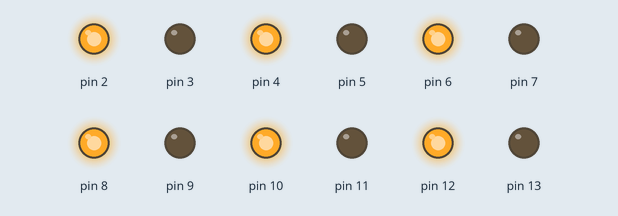
Recording of a sketch running on a simulated Arduino Uno, built with avr-gcc and run on an emulated ATmega328P. Shown: output pins drawn as LEDs (lit = HIGH).

Above: at 0.22 s.
At 4.4 s:
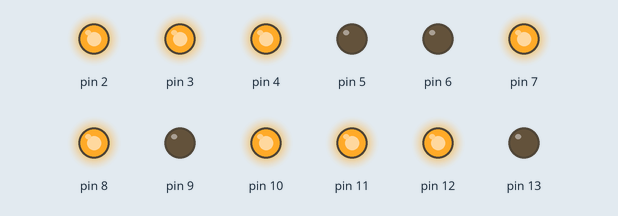
At 9.4 s:
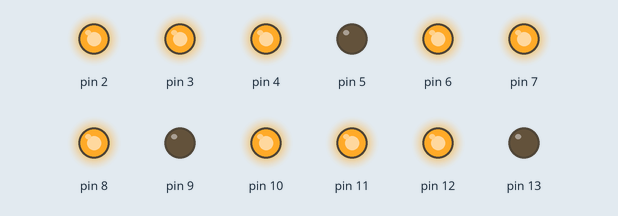
At 18.4 s:
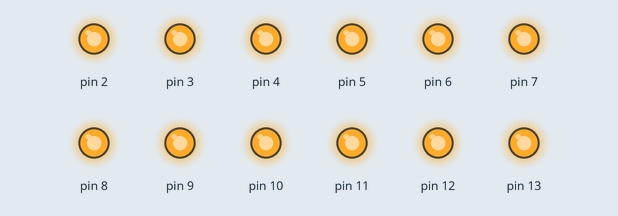
At 29.0 s:
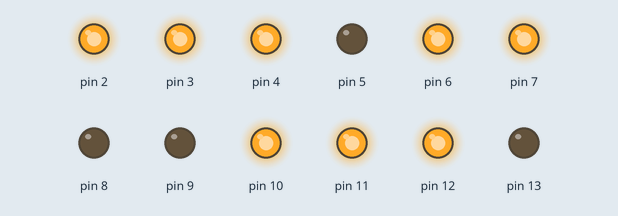
At 39.0 s:
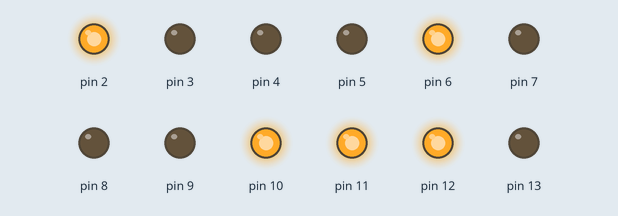
Timing chart, 0 to 40.0 s (numbered marks = the images above):
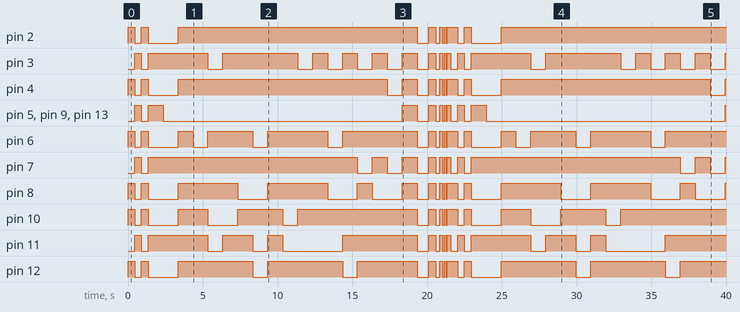

Measured:
- by itself, pin 2: LOW → HIGH at 0.00 s, → LOW 0.45 s later, → HIGH 0.45 s later, → LOW 0.45 s later, … (17 changes in this stretch)
- by itself, pin 3: LOW → HIGH at 0.45 s, → LOW 0.45 s later, → HIGH 0.45 s later, → LOW 4.0 s later, … (35 changes in this stretch)
- by itself, pin 4: LOW → HIGH at 0.00 s, → LOW 0.45 s later, → HIGH 0.45 s later, → LOW 0.45 s later, … (21 changes in this stretch)
- by itself, pin 5, pin 9, pin 13: LOW → HIGH at 0.45 s, → LOW 0.45 s later, → HIGH 0.45 s later, → LOW 1.0 s later, … (19 changes in this stretch)
- by itself, pin 6: LOW → HIGH at 0.00 s, → LOW 0.45 s later, → HIGH 0.45 s later, → LOW 0.45 s later, … (29 changes in this stretch)
- by itself, pin 7: LOW → HIGH at 0.45 s, → LOW 0.45 s later, → HIGH 0.45 s later, → LOW 14.0 s later, … (23 changes in this stretch)
- by itself, pin 8: LOW → HIGH at 0.00 s, → LOW 0.45 s later, → HIGH 0.45 s later, → LOW 0.45 s later, … (29 changes in this stretch)
- by itself, pin 10: LOW → HIGH at 0.00 s, → LOW 0.45 s later, → HIGH 0.45 s later, → LOW 0.45 s later, … (25 changes in this stretch)

The sketch:

Quadrado_4x4_de_leds.ino
```cpp
// Quadrado 4x4 de leds

void setup()
{
  pinMode(2, OUTPUT);
  pinMode(3, OUTPUT);
  pinMode(4, OUTPUT);
  pinMode(5, OUTPUT);
  pinMode(6, OUTPUT);
  pinMode(7, OUTPUT);
  pinMode(8, OUTPUT);
  pinMode(9, OUTPUT);
  pinMode(10, OUTPUT);
  pinMode(11, OUTPUT);
  pinMode(12, OUTPUT);
  pinMode(13, OUTPUT);
}

void loop()
{
  // led sim/nao
  digitalWrite(2, HIGH);
  digitalWrite(3, LOW);
  digitalWrite(4, HIGH);
  digitalWrite(5, LOW);
  digitalWrite(6, HIGH);
  digitalWrite(7, LOW);
  digitalWrite(8, HIGH);
  digitalWrite(9, LOW);
  digitalWrite(10, HIGH);
  digitalWrite(11, LOW);
  digitalWrite(12, HIGH);
  digitalWrite(13, LOW);
  delay(450); // Wait for 450 millisecond(s)
  digitalWrite(2, LOW);
  digitalWrite(3, HIGH);
  digitalWrite(4, LOW);
  digitalWrite(5, HIGH);
  digitalWrite(6, LOW);
  digitalWrite(7, HIGH);
  digitalWrite(8, LOW);
  digitalWrite(9, HIGH);
  digitalWrite(10, LOW);
  digitalWrite(11, HIGH);
  digitalWrite(12, LOW);
  digitalWrite(13, HIGH);
  delay(450); // Wait for 450 millisecond(s)
  digitalWrite(2, HIGH);
  digitalWrite(3, LOW);
  digitalWrite(4, HIGH);
  digitalWrite(5, LOW);
  digitalWrite(6, HIGH);
  digitalWrite(7, LOW);
  digitalWrite(8, HIGH);
  digitalWrite(9, LOW);
  digitalWrite(10, HIGH);
  digitalWrite(11, LOW);
  digitalWrite(12, HIGH);
  digitalWrite(13, LOW);
  delay(450); // Wait for 450 millisecond(s)
  digitalWrite(2, LOW);
  digitalWrite(3, HIGH);
  digitalWrite(4, LOW);
  digitalWrite(5, HIGH);
  digitalWrite(6, LOW);
  digitalWrite(7, HIGH);
  digitalWrite(8, LOW);
  digitalWrite(9, HIGH);
  digitalWrite(10, LOW);
  digitalWrite(11, HIGH);
  digitalWrite(12, LOW);
  digitalWrite(13, HIGH);
  delay(1000); // Wait for 1000 millisecond(s)
  // codicos de numeros
  digitalWrite(2, LOW);
  digitalWrite(3, HIGH);
  digitalWrite(4, LOW);
  digitalWrite(5, LOW);
  digitalWrite(6, LOW);
  digitalWrite(7, HIGH);
  digitalWrite(8, LOW);
  digitalWrite(9, LOW);
  digitalWrite(10, LOW);
  digitalWrite(11, HIGH);
  digitalWrite(12, LOW);
  digitalWrite(13, LOW);
  delay(1000); // Wait for 1000 millisecond(s)
  digitalWrite(2, HIGH);
  digitalWrite(3, HIGH);
  digitalWrite(4, HIGH);
  digitalWrite(5, LOW);
  digitalWrite(6, HIGH);
  digitalWrite(7, HIGH);
  digitalWrite(8, HIGH);
  digitalWrite(9, LOW);
  digitalWrite(10, HIGH);
  digitalWrite(11, HIGH);
  digitalWrite(12, HIGH);
  digitalWrite(13, LOW);
  delay(1000); // Wait for 1000 millisecond(s)
  digitalWrite(2, HIGH);
  digitalWrite(3, HIGH);
  digitalWrite(4, HIGH);
  digitalWrite(5, LOW);
  digitalWrite(6, LOW);
  digitalWrite(7, HIGH);
  digitalWrite(8, HIGH);
  digitalWrite(9, LOW);
  digitalWrite(10, HIGH);
  digitalWrite(11, HIGH);
  digitalWrite(12, HIGH);
  digitalWrite(13, LOW);
  delay(1000); // Wait for 1000 millisecond(s)
  digitalWrite(2, HIGH);
  digitalWrite(3, LOW);
  digitalWrite(4, HIGH);
  digitalWrite(5, LOW);
  digitalWrite(6, HIGH);
  digitalWrite(7, HIGH);
  digitalWrite(8, HIGH);
  digitalWrite(9, LOW);
  digitalWrite(10, LOW);
  digitalWrite(11, LOW);
  digitalWrite(12, HIGH);
  digitalWrite(13, LOW);
  delay(1000); // Wait for 1000 millisecond(s)
  digitalWrite(2, HIGH);
  digitalWrite(3, HIGH);
  digitalWrite(4, HIGH);
  digitalWrite(5, LOW);
  digitalWrite(6, HIGH);
  digitalWrite(7, HIGH);
  digitalWrite(8, HIGH);
  digitalWrite(9, LOW);
  digitalWrite(10, LOW);
  digitalWrite(11, HIGH);
  digitalWrite(12, HIGH);
  digitalWrite(13, LOW);
  delay(1000); // Wait for 1000 millisecond(s)
  digitalWrite(2, HIGH);
  digitalWrite(3, HIGH);
  digitalWrite(4, HIGH);
  digitalWrite(5, LOW);
  digitalWrite(6, HIGH);
  digitalWrite(7, HIGH);
  digitalWrite(8, LOW);
  digitalWrite(9, LOW);
  digitalWrite(10, HIGH);
  digitalWrite(11, HIGH);
  digitalWrite(12, HIGH);
  digitalWrite(13, LOW);
  delay(1000); // Wait for 1000 millisecond(s)
  digitalWrite(2, HIGH);
  digitalWrite(3, HIGH);
  digitalWrite(4, HIGH);
  digitalWrite(5, LOW);
  digitalWrite(6, LOW);
  digitalWrite(7, HIGH);
  digitalWrite(8, LOW);
  digitalWrite(9, LOW);
  digitalWrite(10, HIGH);
  digitalWrite(11, LOW);
  digitalWrite(12, LOW);
  digitalWrite(13, LOW);
  delay(1000); // Wait for 1000 millisecond(s)
  digitalWrite(2, HIGH);
  digitalWrite(3, HIGH);
  digitalWrite(4, HIGH);
  digitalWrite(5, LOW);
  digitalWrite(6, HIGH);
  digitalWrite(7, HIGH);
  digitalWrite(8, HIGH);
  digitalWrite(9, LOW);
  digitalWrite(10, HIGH);
  digitalWrite(11, HIGH);
  digitalWrite(12, HIGH);
  digitalWrite(13, LOW);
  delay(1000); // Wait for 1000 millisecond(s)
  digitalWrite(2, HIGH);
  digitalWrite(3, HIGH);
  digitalWrite(4, HIGH);
  digitalWrite(5, LOW);
  digitalWrite(6, HIGH);
  digitalWrite(7, HIGH);
  digitalWrite(8, HIGH);
  digitalWrite(9, LOW);
  digitalWrite(10, LOW);
  digitalWrite(11, LOW);
  digitalWrite(12, HIGH);
  digitalWrite(13, LOW);
  delay(1000); // Wait for 1000 millisecond(s)
  // meu nome(maxsuel)
  digitalWrite(2, HIGH);
  digitalWrite(3, LOW);
  digitalWrite(4, HIGH);
  digitalWrite(5, LOW);
  digitalWrite(6, HIGH);
  digitalWrite(7, HIGH);
  digitalWrite(8, HIGH);
  digitalWrite(9, LOW);
  digitalWrite(10, HIGH);
  digitalWrite(11, LOW);
  digitalWrite(12, HIGH);
  digitalWrite(13, LOW);
  delay(1000); // Wait for 1000 millisecond(s)
  digitalWrite(2, HIGH);
  digitalWrite(3, HIGH);
  digitalWrite(4, HIGH);
  digitalWrite(5, LOW);
  digitalWrite(6, HIGH);
  digitalWrite(7, HIGH);
  digitalWrite(8, HIGH);
  digitalWrite(9, LOW);
  digitalWrite(10, HIGH);
  digitalWrite(11, LOW);
  digitalWrite(12, HIGH);
  digitalWrite(13, LOW);
  delay(1000); // Wait for 1000 millisecond(s)
  digitalWrite(2, HIGH);
  digitalWrite(3, LOW);
  digitalWrite(4, HIGH);
  digitalWrite(5, LOW);
  digitalWrite(6, LOW);
  digitalWrite(7, HIGH);
  digitalWrite(8, LOW);
  digitalWrite(9, LOW);
  digitalWrite(10, HIGH);
  digitalWrite(11, LOW);
  digitalWrite(12, HIGH);
  digitalWrite(13, LOW);
  delay(1000); // Wait for 1000 millisecond(s)
  digitalWrite(2, HIGH);
  digitalWrite(3, HIGH);
  digitalWrite(4, HIGH);
  digitalWrite(5, LOW);
  digitalWrite(6, HIGH);
  digitalWrite(7, HIGH);
  digitalWrite(8, LOW);
  digitalWrite(9, LOW);
  digitalWrite(10, HIGH);
  digitalWrite(11, HIGH);
  digitalWrite(12, LOW);
  digitalWrite(13, LOW);
  delay(1000); // Wait for 1000 millisecond(s)
  digitalWrite(2, HIGH);
  digitalWrite(3, LOW);
  digitalWrite(4, HIGH);
  digitalWrite(5, LOW);
  digitalWrite(6, HIGH);
  digitalWrite(7, LOW);
  digitalWrite(8, HIGH);
  digitalWrite(9, LOW);
  digitalWrite(10, HIGH);
  digitalWrite(11, HIGH);
  digitalWrite(12, HIGH);
  digitalWrite(13, LOW);
  delay(1000); // Wait for 1000 millisecond(s)
  digitalWrite(2, HIGH);
  digitalWrite(3, HIGH);
  digitalWrite(4, HIGH);
  digitalWrite(5, LOW);
  digitalWrite(6, HIGH);
  digitalWrite(7, HIGH);
  digitalWrite(8, LOW);
  digitalWrite(9, LOW);
  digitalWrite(10, HIGH);
  digitalWrite(11, HIGH);
  digitalWrite(12, HIGH);
  digitalWrite(13, LOW);
  delay(1000); // Wait for 1000 millisecond(s)
  digitalWrite(2, HIGH);
  digitalWrite(3, LOW);
  digitalWrite(4, LOW);
  digitalWrite(5, LOW);
  digitalWrite(6, HIGH);
  digitalWrite(7, LOW);
  digitalWrite(8, LOW);
  digitalWrite(9, LOW);
  digitalWrite(10, HIGH);
  digitalWrite(11, HIGH);
  digitalWrite(12, HIGH);
  digitalWrite(13, LOW);
  delay(1000); // Wait for 1000 millisecond(s)
  // pisca-pisca
  digitalWrite(2, HIGH);
  digitalWrite(3, HIGH);
  digitalWrite(4, HIGH);
  digitalWrite(5, HIGH);
  digitalWrite(6, HIGH);
  digitalWrite(7, HIGH);
  digitalWrite(8, HIGH);
  digitalWrite(9, HIGH);
  digitalWrite(10, HIGH);
  digitalWrite(11, HIGH);
  digitalWrite(12, HIGH);
  digitalWrite(13, HIGH);
  delay(1000); // Wait for 1000 millisecond(s)
  digitalWrite(2, LOW);
  digitalWrite(3, LOW);
  digitalWrite(4, LOW);
  digitalWrite(5, LOW);
  digitalWrite(6, LOW);
  digitalWrite(7, LOW);
  digitalWrite(8, LOW);
  digitalWrite(9, LOW);
  digitalWrite(10, LOW);
  digitalWrite(11, LOW);
  digitalWrite(12, LOW);
  digitalWrite(13, LOW);
  delay(750); // Wait for 750 millisecond(s)
  digitalWrite(2, HIGH);
  digitalWrite(3, HIGH);
  digitalWrite(4, HIGH);
  digitalWrite(5, HIGH);
  digitalWrite(6, HIGH);
  digitalWrite(7, HIGH);
  digitalWrite(8, HIGH);
  digitalWrite(9, HIGH);
  digitalWrite(10, HIGH);
  digitalWrite(11, HIGH);
  digitalWrite(12, HIGH);
  digitalWrite(13, HIGH);
  delay(500); // Wait for 500 millisecond(s)
  digitalWrite(2, LOW);
  digitalWrite(3, LOW);
  digitalWrite(4, LOW);
  digitalWrite(5, LOW);
  digitalWrite(6, LOW);
  digitalWrite(7, LOW);
  digitalWrite(8, LOW);
  digitalWrite(9, LOW);
  digitalWrite(10, LOW);
  digitalWrite(11, LOW);
  digitalWrite(12, LOW);
  digitalWrite(13, LOW);
  delay(250); // Wait for 250 millisecond(s)
  digitalWrite(2, HIGH);
  digitalWrite(3, HIGH);
  digitalWrite(4, HIGH);
  digitalWrite(5, HIGH);
  digitalWrite(6, HIGH);
  digitalWrite(7, HIGH);
  digitalWrite(8, HIGH);
  digitalWrite(9, HIGH);
  digitalWrite(10, HIGH);
  digitalWrite(11, HIGH);
  digitalWrite(12, HIGH);
  digitalWrite(13, HIGH);
  delay(200); // Wait for 200 millisecond(s)
  digitalWrite(2, LOW);
  digitalWrite(3, LOW);
  digitalWrite(4, LOW);
  digitalWrite(5, LOW);
  digitalWrite(6, LOW);
  digitalWrite(7, LOW);
  digitalWrite(8, LOW);
  digitalWrite(9, LOW);
  digitalWrite(10, LOW);
  digitalWrite(11, LOW);
  digitalWrite(12, LOW);
  digitalWrite(13, LOW);
  delay(150); // Wait for 150 millisecond(s)
  digitalWrite(2, HIGH);
  digitalWrite(3, HIGH);
  digitalWrite(4, HIGH);
  digitalWrite(5, HIGH);
  digitalWrite(6, HIGH);
  digitalWrite(7, HIGH);
  digitalWrite(8, HIGH);
  digitalWrite(9, HIGH);
  digitalWrite(10, HIGH);
  digitalWrite(11, HIGH);
  digitalWrite(12, HIGH);
  digitalWrite(13, HIGH);
  delay(100); // Wait for 100 millisecond(s)
  digitalWrite(2, LOW);
  digitalWrite(3, LOW);
  digitalWrite(4, LOW);
  digitalWrite(5, LOW);
  digitalWrite(6, LOW);
  digitalWrite(7, LOW);
  digitalWrite(8, LOW);
  digitalWrite(9, LOW);
  digitalWrite(10, LOW);
  digitalWrite(11, LOW);
  digitalWrite(12, LOW);
  digitalWrite(13, LOW);
  delay(50); // Wait for 50 millisecond(s)
  digitalWrite(2, HIGH);
  digitalWrite(3, HIGH);
  digitalWrite(4, HIGH);
  digitalWrite(5, HIGH);
  digitalWrite(6, HIGH);
  digitalWrite(7, HIGH);
  digitalWrite(8, HIGH);
  digitalWrite(9, HIGH);
  digitalWrite(10, HIGH);
  digitalWrite(11, HIGH);
  digitalWrite(12, HIGH);
  digitalWrite(13, HIGH);
  delay(250); // Wait for 250 millisecond(s)
}
```
